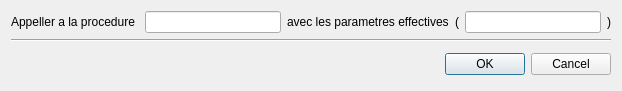
<?xml version="1.0" encoding="UTF-8"?>
<ui version="4.0">
 <class>Dialog_appelle_procedure</class>
 <widget class="QDialog" name="Dialog_appelle_procedure">
  <property name="geometry">
   <rect>
    <x>0</x>
    <y>0</y>
    <width>622</width>
    <height>88</height>
   </rect>
  </property>
  <property name="windowTitle">
   <string>Ajouter un appelle d'une procedure</string>
  </property>
  <property name="windowIcon">
   <iconset resource="../../Source.qrc">
    <normaloff>:/Icons/Icon/Icons8-Ios7-Editing-Increase-Font.ico</normaloff>:/Icons/Icon/Icons8-Ios7-Editing-Increase-Font.ico</iconset>
  </property>
  <layout class="QGridLayout" name="gridLayout_2">
   <item row="0" column="0">
    <layout class="QHBoxLayout" name="horizontalLayout">
     <item>
      <widget class="QLabel" name="label_3">
       <property name="text">
        <string>Appeller a la procedure </string>
       </property>
      </widget>
     </item>
     <item>
      <widget class="QLineEdit" name="nomproc"/>
     </item>
     <item>
      <widget class="QLabel" name="label_4">
       <property name="text">
        <string>avec les parametres effectives</string>
       </property>
      </widget>
     </item>
     <item>
      <widget class="QLabel" name="label">
       <property name="text">
        <string>(</string>
       </property>
      </widget>
     </item>
     <item>
      <widget class="QLineEdit" name="Parametres"/>
     </item>
     <item>
      <widget class="QLabel" name="label_2">
       <property name="text">
        <string>)</string>
       </property>
      </widget>
     </item>
    </layout>
   </item>
   <item row="1" column="0">
    <widget class="Line" name="line">
     <property name="orientation">
      <enum>Qt::Horizontal</enum>
     </property>
    </widget>
   </item>
   <item row="2" column="0">
    <layout class="QHBoxLayout" name="horizontalLayout_2">
     <item>
      <widget class="QWidget" name="widget" native="true">
       <layout class="QGridLayout" name="gridLayout">
        <item row="0" column="0">
         <widget class="QLabel" name="Commentaire">
          <property name="styleSheet">
           <string notr="true">#Commentaire{
color : red;
}</string>
          </property>
          <property name="text">
           <string/>
          </property>
          <property name="margin">
           <number>0</number>
          </property>
          <property name="indent">
           <number>-1</number>
          </property>
         </widget>
        </item>
       </layout>
      </widget>
     </item>
     <item>
      <widget class="QDialogButtonBox" name="buttonBox">
       <property name="orientation">
        <enum>Qt::Horizontal</enum>
       </property>
       <property name="standardButtons">
        <set>QDialogButtonBox::Cancel|QDialogButtonBox::Ok</set>
       </property>
      </widget>
     </item>
    </layout>
   </item>
  </layout>
 </widget>
 <resources>
  <include location="../../Source.qrc"/>
 </resources>
 <connections>
  <connection>
   <sender>buttonBox</sender>
   <signal>accepted()</signal>
   <receiver>Dialog_appelle_procedure</receiver>
   <slot>accept()</slot>
   <hints>
    <hint type="sourcelabel">
     <x>248</x>
     <y>254</y>
    </hint>
    <hint type="destinationlabel">
     <x>157</x>
     <y>274</y>
    </hint>
   </hints>
  </connection>
  <connection>
   <sender>buttonBox</sender>
   <signal>rejected()</signal>
   <receiver>Dialog_appelle_procedure</receiver>
   <slot>reject()</slot>
   <hints>
    <hint type="sourcelabel">
     <x>316</x>
     <y>260</y>
    </hint>
    <hint type="destinationlabel">
     <x>286</x>
     <y>274</y>
    </hint>
   </hints>
  </connection>
 </connections>
</ui>
